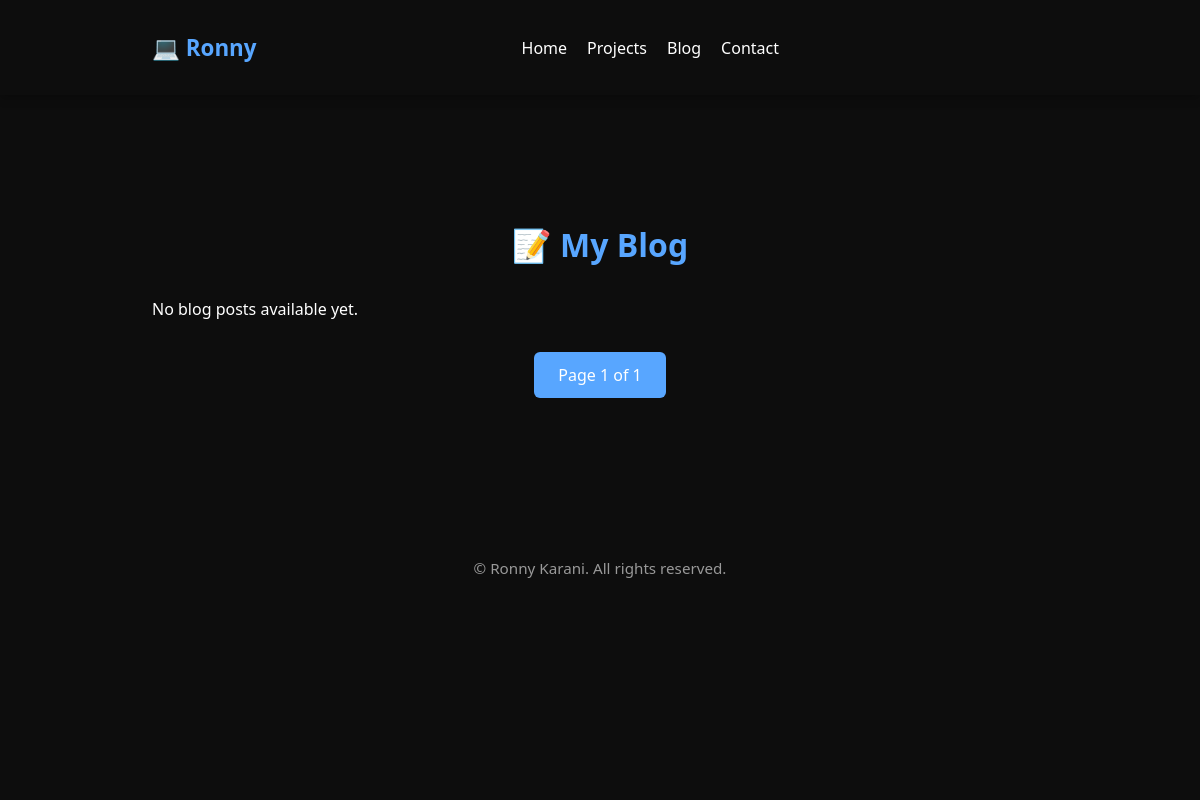
/blog/?page=2, run on an earlier commit of the app's database.
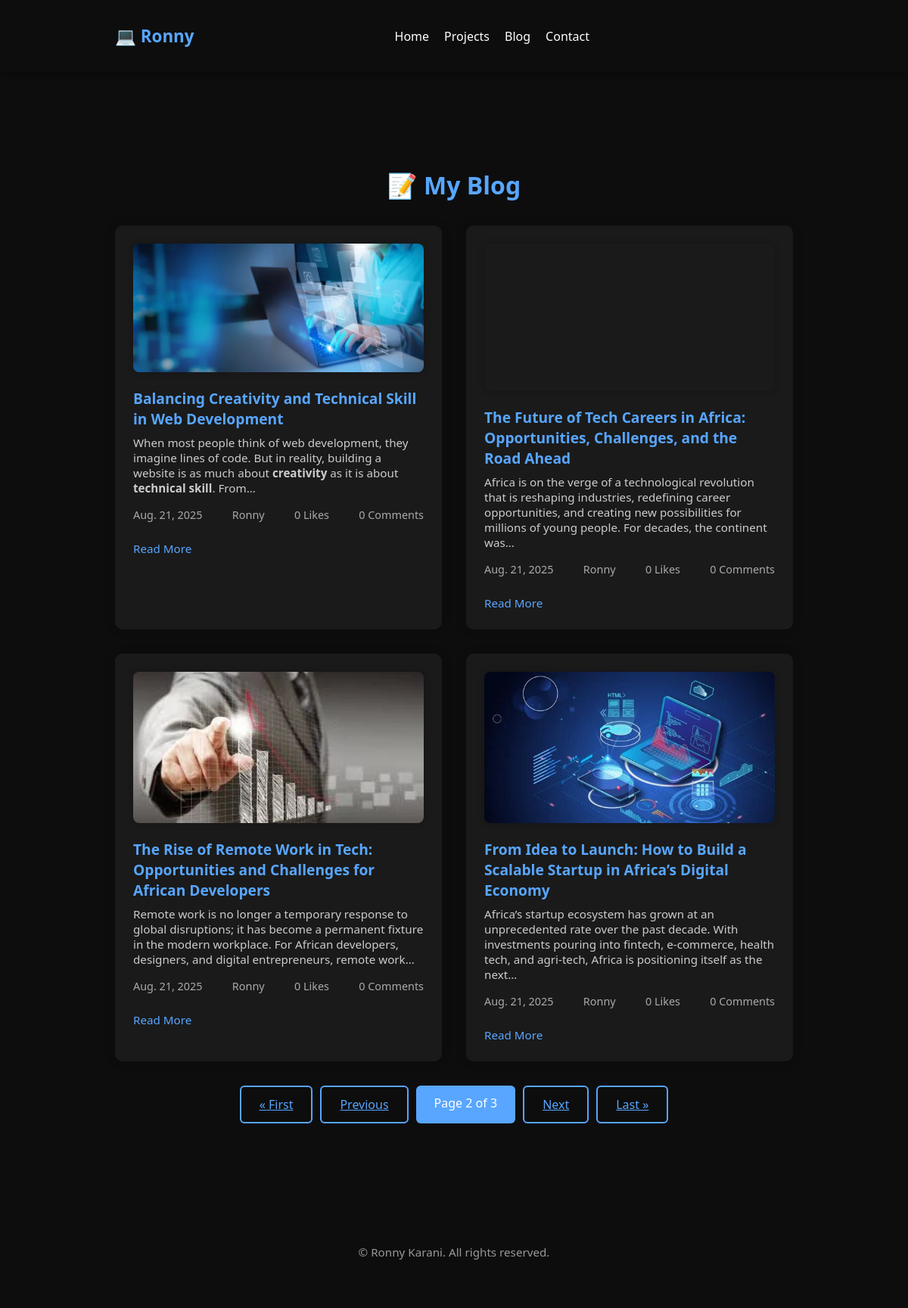
And on a later commit of the database.
### core/models.py (models this page shows, shortened)
class BlogPost(models.Model):
    title = models.CharField(max_length=200)
    slug = models.SlugField(unique=True, blank=True)
    excerpt = models.TextField(blank=True, null=True)
    content = RichTextUploadingField()
    image = models.ImageField(upload_to='blogs/')
    author = models.CharField(max_length=100, default="Ronny")
    created_at = models.DateField(auto_now_add=True)
    views = models.PositiveIntegerField(default=0)
    likes = models.PositiveIntegerField(default=0)

### core/views.py (the view)
# urls.py: path('blog/', views.blog, name='blog'),
def blog(request):
    posts = BlogPost.objects.order_by('-created_at')
    paginator = Paginator(posts, 4)
    page_number = request.GET.get('page')
    blog_posts = paginator.get_page(page_number)
    return render(request, "blog.html", {"blog_posts": blog_posts})

### core/templatetags/image_filters.py (called while the page is built)
@register.filter
def webp(image_field):
    if not image_field:
        return ""
    base, ext = os.path.splitext(image_field.url)
    webp_url = f"{base}.webp"
    media_path = image_field.storage.path(webp_url.replace(image_field.storage.base_url, ""))
    if os.path.exists(media_path):
        return webp_url
    return image_field.url

### templates/blog.html (shortened to what this page needs)
{% extends "base.html" %}
{% load static %}
{% load image_filters %}
{% block content %}
<section class="section blog-page" id="blog">
  <div class="container">
    <h2 class="section-title">📝 My Blog </h2>
    <div class="blog-grid">
      {% for post in blog_posts %}
      <div class="blog-card">
        <picture>
            <source srcset="{{ post.image|webp }}" type="image/webp">
            <img src="{{ post.image.url }}" alt="{{ post.title }}" class="blog-image" loading="lazy" decoding="async">
          </picture>
        <a href="{% url 'blog_detail' post.slug %}" class="blog-title-link" style="text-decoration: none;">
                <h3>{{ post.title }}</h3>
              </a>
        <p>{{ post.excerpt|truncatewords:30|safe }}</p>
        <div class="blog-meta">
          <span> {{ post.created_at }}</span>
          <span> {{ post.author }}</span>
          <span class="like-count"> {{ post.likes }} Likes</span>
          <span> {{ post.comments.count }} Comments</h3></span>
        </div>
        <a href="{% url 'blog_detail' post.slug %}" class="read-more">Read More</a>
      </div>
      {% empty %}
        <p>No blog posts available yet.</p>
      {% endfor %}
    </div>
    <div class="pagination">
  {% if blog_posts.has_previous %}
    <a href="?page=1" class="button button--outline">&laquo; First</a>
    <a href="?page={{ blog_posts.previous_page_number }}" class="button button--outline">Previous</a>
  {% endif %}
  <span class="button disabled">
    Page {{ blog_posts.number }} of {{ blog_posts.paginator.num_pages }}
  </span>
  {% if blog_posts.has_next %}
    <a href="?page={{ blog_posts.next_page_number }}" class="button button--outline">Next</a>
    <a href="?page={{ blog_posts.paginator.num_pages }}" class="button button--outline">Last &raquo;</a>
  {% endif %}
</div>
  </div>
</section>
{% endblock %}

What changed in the data, as far as the page shows it:
added BlogPost: shows a picture, title "Balancing Creativity and Technical Skill in Web Development", excerpt "When most people think of web development, they imagine lines of code. But in reality, building a website is as much about creativity as it is about technical skill . From…", created_at "Aug. 21, 2025", author "Ronny", likes "0", comments.count "0"
added BlogPost: shows a picture, title "The Future of Tech Careers in Africa: Opportunities, Challenges, and the Road Ahead", excerpt "Africa is on the verge of a technological revolution that is reshaping industries, redefining career opportunities, and creating new possibilities for millions of young people. For decades, the continent was…", created_at "Aug. 21, 2025", author "Ronny", likes "0", comments.count "0"
added BlogPost: shows a picture, title "The Rise of Remote Work in Tech: Opportunities and Challenges for African Developers", excerpt "Remote work is no longer a temporary response to global disruptions; it has become a permanent fixture in the modern workplace. For African developers, designers, and digital entrepreneurs, remote work…", created_at "Aug. 21, 2025", author "Ronny", likes "0", comments.count "0"
added BlogPost: shows a picture, title "From Idea to Launch: How to Build a Scalable Startup in Africa’s Digital Economy", excerpt "Africa’s startup ecosystem has grown at an unprecedented rate over the past decade. With investments pouring into fintech, e-commerce, health tech, and agri-tech, Africa is positioning itself as the next…", created_at "Aug. 21, 2025", author "Ronny", likes "0", comments.count "0"
Also different on the page:
{{ blog_posts.number }}: "1" → "2"
{{ blog_posts.paginator.num_pages }}: "1" → "3"
text no longer shown: "No blog posts available yet."
text now shown: "« First Previous Next Last »"
